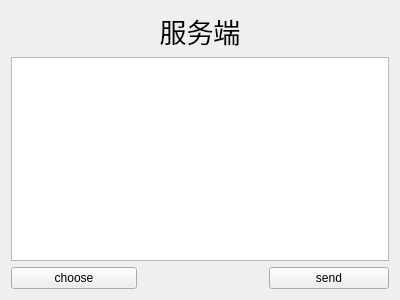
<?xml version="1.0" encoding="UTF-8"?>
<ui version="4.0">
 <class>SeverWidget</class>
 <widget class="QWidget" name="SeverWidget">
  <property name="geometry">
   <rect>
    <x>0</x>
    <y>0</y>
    <width>400</width>
    <height>300</height>
   </rect>
  </property>
  <property name="windowTitle">
   <string>SeverWidget</string>
  </property>
  <layout class="QGridLayout" name="gridLayout">
   <item row="0" column="0">
    <spacer name="horizontalSpacer">
     <property name="orientation">
      <enum>Qt::Horizontal</enum>
     </property>
     <property name="sizeHint" stdset="0">
      <size>
       <width>110</width>
       <height>20</height>
      </size>
     </property>
    </spacer>
   </item>
   <item row="0" column="1" colspan="2">
    <widget class="QLabel" name="label">
     <property name="font">
      <font>
       <pointsize>20</pointsize>
      </font>
     </property>
     <property name="text">
      <string>服务端</string>
     </property>
     <property name="alignment">
      <set>Qt::AlignCenter</set>
     </property>
    </widget>
   </item>
   <item row="0" column="3">
    <spacer name="horizontalSpacer_2">
     <property name="orientation">
      <enum>Qt::Horizontal</enum>
     </property>
     <property name="sizeHint" stdset="0">
      <size>
       <width>110</width>
       <height>20</height>
      </size>
     </property>
    </spacer>
   </item>
   <item row="1" column="0" colspan="4">
    <widget class="QTextEdit" name="textEdit"/>
   </item>
   <item row="2" column="0" colspan="2">
    <widget class="QPushButton" name="pushButtonChoose">
     <property name="text">
      <string>choose</string>
     </property>
    </widget>
   </item>
   <item row="2" column="2">
    <spacer name="horizontalSpacer_3">
     <property name="orientation">
      <enum>Qt::Horizontal</enum>
     </property>
     <property name="sizeHint" stdset="0">
      <size>
       <width>109</width>
       <height>20</height>
      </size>
     </property>
    </spacer>
   </item>
   <item row="2" column="3">
    <widget class="QPushButton" name="pushButtonSend">
     <property name="text">
      <string>send</string>
     </property>
    </widget>
   </item>
  </layout>
 </widget>
 <layoutdefault spacing="6" margin="11"/>
 <resources/>
 <connections/>
</ui>
